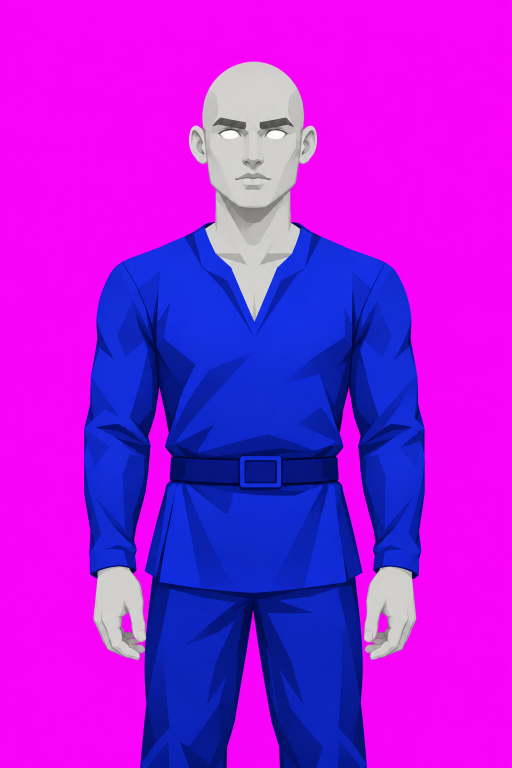
#> input picture art/character-outfits/outfit-basic-human.png, 1024 x 1536 px (shown at 1/2 size); its folder holds 4 pictures in this run
$ python key_character_outfits.py
#> lines starting #> are read from the running program, lines starting #| are printed output that depends on the picture; after the words box and inside, x2 and y2 are one past the last pixel; in counts of white or black regions, pixels touching at a corner belong together
#> in main, rgb is the input picture: shape (1536, 1024, 3); mean R, G, B 164.4, 27.1, 222
"""Cuts the dressed figures and fits every outfit to every race.

Input:
- art/character-outfits/outfit-basic-{race}.png: each race dressed by the AI,
  clothes in pure blue, on flat magenta. These are the races' figures: the
  skin, and the body shape every outfit is fitted to
- art/character-outfits/human/outfit-{name}.png: the human figure in each
  outfit, cloth in pure blue and trim (metal, leather, fur) in pure green

Output, in art/character-outfits/cut/:
- {race}.png: the skin, grey, to be tinted. It also fills the area under the
  clothes, so no gap shows at their edges
- hands-{race}.png: the bare hands alone, drawn over the clothes
- outfit-{name}-{race}-cloth.png and -trim.png: the outfit, grey, fitted to
  the race. Cloth takes the player's colour, trim a fixed colour per outfit
- anchors.json: where the head and eyes are, for fitting hair
- art/character-outfits/preview.png: every outfit on every race

The outfits are drawn once, on the human, and moved onto each race row by
row: each row of the race's figure is matched to a row of the human's, and
within a row the arms and the torso are stretched to the race's own.

Run with pillow, numpy and scipy:
    python3 scripts/key_character_outfits.py
"""

import json
from pathlib import Path

import numpy as np
from PIL import Image
from scipy import ndimage

ROOT = Path(__file__).resolve().parent.parent
SRC = ROOT / "art" / "character-outfits"
OUT = SRC / "cut"

RACES = ["human", "elf", "dwarf", "orc", "tiefling"]
OUTFITS = ["tunic", "leather", "chainmail", "plate", "robe", "ranger", "doublet", "fur", "coat", "cleric"]
W, H = 1024, 1536

MAGENTA = np.array([255.0, 0.0, 255.0])
# The grey range the clothes are stored in, as for hair.
GREY_DARK, GREY_LIGHT = 60.0, 235.0


def key_magenta(rgb):
    """The figure against the magenta: (alpha, colour without the magenta)."""
    a = rgb.astype(np.float32)
    r, g, b = a[..., 0], a[..., 1], a[..., 2]
    m = np.clip(np.minimum(r, b) - g, 0, 255) / 255.0
    alpha = np.clip(1.0 - m, 0, 1)
    clean = np.clip((a - m[..., None] * MAGENTA) / np.maximum(alpha, 1e-3)[..., None], 0, 255)
    # The magenta is not perfectly flat, which leaves a faint haze. Keep only
    # what lies close to the solid figure.
    body = ndimage.binary_opening(alpha > 0.9, iterations=3)
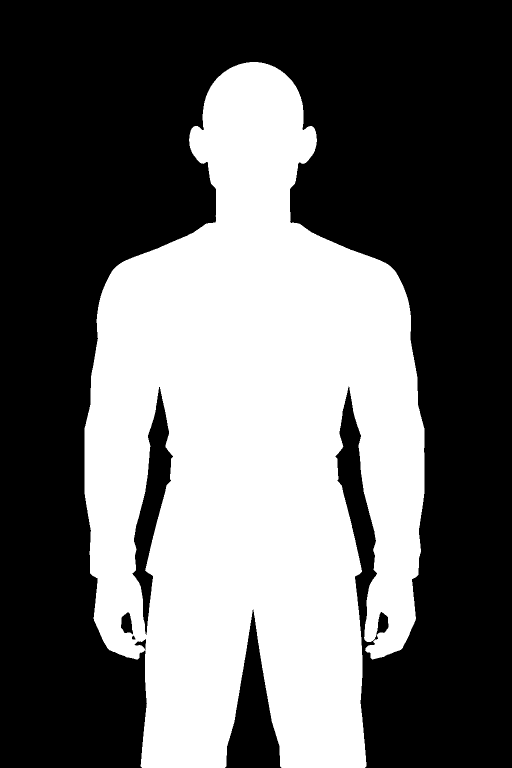
#> body: shape (1536, 1024) bool (shown at 1/2 size); 40.7% white; 1 white region, box (x1, y1, x2, y2) and area: (169, 124, 849, 1536) 640764
    alpha[~ndimage.binary_dilation(body, iterations=3)] = 0
    alpha[alpha < 0.03] = 0
#> alpha: shape (1536, 1024) float32; min 0, max 1, mean 0.41
    return alpha, clean


def materials(clean, alpha):
    """Which pixels of the figure are cloth (blue) and trim (green).

    Everything that is not skin is clothing: the skin is a light neutral
    grey. Dark outlines between parts carry almost no colour, so they join
    the material nearest to them. Returns (cloth share, trim share).
    """
    hi, lo = clean.max(axis=2), clean.min(axis=2)
    colourful = hi - lo > 25
#> colourful: shape (1536, 1024) bool; 61.4% white; 5918 black regions (5556 under 20 px), largest, box (x1, y1, x2, y2) and area: (1, 0, 1024, 1536) 553156, (674, 807, 750, 1126) 5667, (272, 941, 338, 1098) 2654
    skin = ~colourful & (clean.mean(axis=2) > 110)
#> skin: shape (1536, 1024) bool; 8.1% white; 5897 white regions (5823 under 20 px), largest, box (x1, y1, x2, y2) and area: (376, 120, 634, 641) 76212, (185, 1133, 292, 1321) 14946, (728, 1134, 835, 1320) 14756
    worn = (alpha > 0.03) & ~skin
#> worn: shape (1536, 1024) bool; 35.2% white; 168 white regions (131 under 20 px), largest, box (x1, y1, x2, y2) and area: (166, 438, 852, 1536) 548746, (519, 235, 587, 258) 877, (426, 235, 492, 258) 862
    blue = colourful & (clean[..., 2] >= clean[..., 1])
#> blue: shape (1536, 1024) bool; 53.3% white; 3072 black regions (2949 under 20 px), largest, box (x1, y1, x2, y2) and area: (0, 0, 1024, 1536) 714101, (456, 1230, 560, 1536) 6529, (507, 1392, 546, 1494) 928
    green = colourful & (clean[..., 1] > clean[..., 2])
#> green: shape (1536, 1024) bool; 8.1% white in thin lines or dots
    # Drop specks of colour, such as a fringe on the skin.
    for mask in (blue, green):
        labels, count = ndimage.label(mask)
        sizes = ndimage.sum(mask, labels, index=range(1, count + 1))
        mask &= np.isin(labels, [i + 1 for i, s in enumerate(sizes) if s > 40])
#> this loop made 2 passes
#> count on passes 1 to 2: 28722, 28622
#> pass 1, in materials, `labels, count = ndimage.label(mask)`:
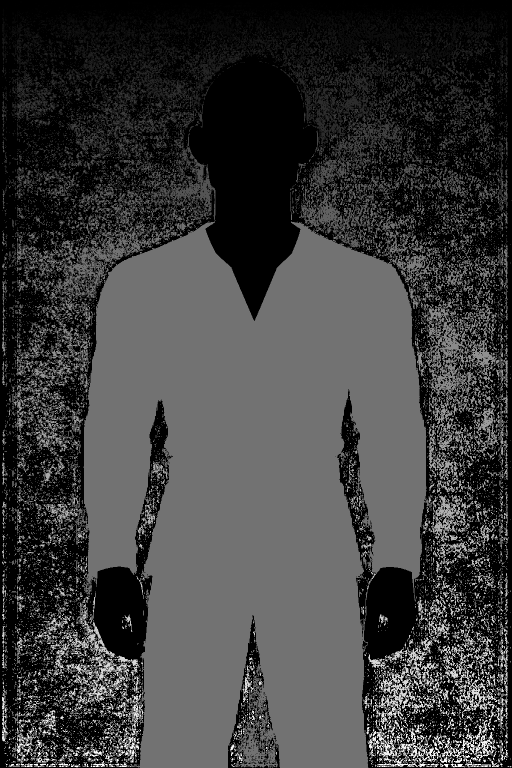
#> labels: shape (1536, 1024) int32 (shown at 1/2 size); min 0, max 28722, mean 6938.8; drawn with min black and max white
    if not (blue | green).any():
        return np.zeros((H, W)), np.zeros((H, W))
    # Dark outlines take the material of the nearest coloured pixel.
    _, (iy, ix) = ndimage.distance_transform_edt(~(blue | green), return_indices=True)
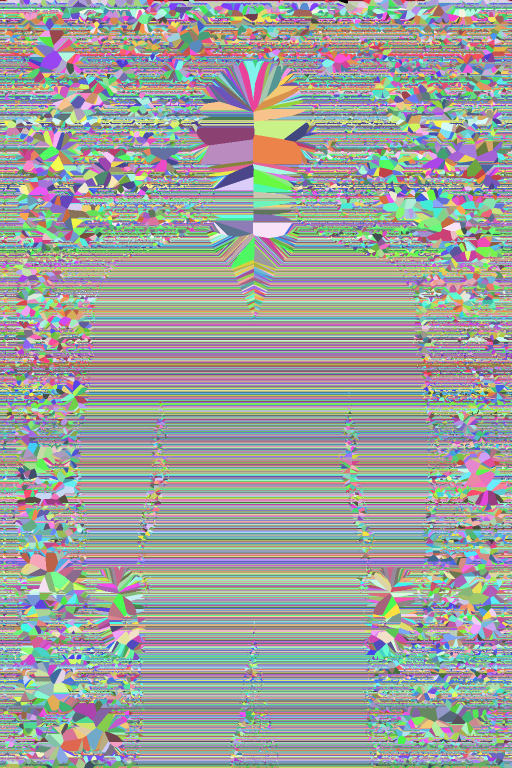
#> iy: shape (1536, 1024) int32 (shown at 1/2 size); 1536 distinct labels, from 0 to 1535; one colour per label, 0 black
    near_blue = blue[iy, ix]
#> near_blue: shape (1536, 1024) bool; 85.6% white; 51 black regions, largest, box (x1, y1, x2, y2) and area: (2, 0, 341, 813) 47221, (0, 829, 178, 1536) 44128, (822, 0, 1024, 1536) 43059
    dist = ndimage.distance_transform_edt(~(blue | green))
    worn &= dist < 12
#> worn: shape (1536, 1024) bool; 35% white; 142 white regions (111 under 20 px), largest, box (x1, y1, x2, y2) and area: (166, 438, 852, 1536) 548746, (184, 1175, 209, 1290) 196, (580, 369, 591, 440) 131
    cloth = (worn & near_blue).astype(np.float32)
#> cloth: shape (1536, 1024) float32; values 0 (black) and 1 (white), 34.9% white; 90 white regions (69 under 20 px), largest, box (x1, y1, x2, y2) and area: (167, 438, 852, 1536) 547324, (184, 1183, 209, 1290) 178, (402, 194, 410, 256) 112
    trim = (worn & ~near_blue).astype(np.float32)
#> trim: shape (1536, 1024) float32; values 0 (black) and 1 (white), 0.15% white in thin lines or dots, all inside (x1, y1, x2, y2) = (166, 121, 850, 1532)
    # Soften the edge against the skin by one pixel.
    return ndimage.uniform_filter(cloth, 2) * worn, ndimage.uniform_filter(trim, 2) * worn


# [11 lines left out: function marker, not called in this run]


def figure(rgb):
    """A race's dressed figure: (skin RGBA, hands RGBA, whole-figure alpha)."""
    alpha, clean = key_magenta(rgb)
    cloth, trim = materials(clean, alpha)
    share = cloth + trim
    # The skin: its own colour where there is no cloth, else the colour of
    # the nearest pure skin, so the area under the clothes is filled.
    pure = (share < 0.05) & (alpha > 0.5)
#> pure: shape (1536, 1024) bool; 6.8% white; 3 white regions, box (x1, y1, x2, y2) and area: (378, 123, 634, 641) 77690, (187, 1133, 292, 1320) 14610, (728, 1134, 833, 1320) 14491
    _, (sy, sx) = ndimage.distance_transform_edt(~pure, return_indices=True)
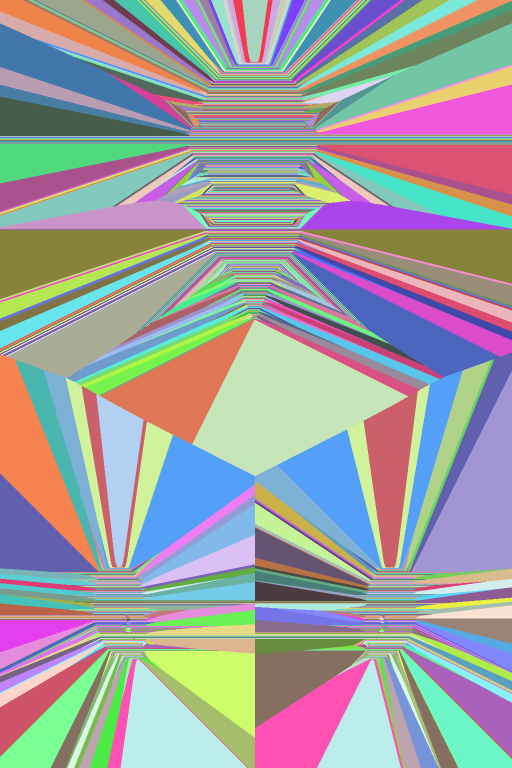
#> sy: shape (1536, 1024) int32 (shown at 1/2 size); 705 distinct labels, from 123 to 1319; one colour per label, 0 black
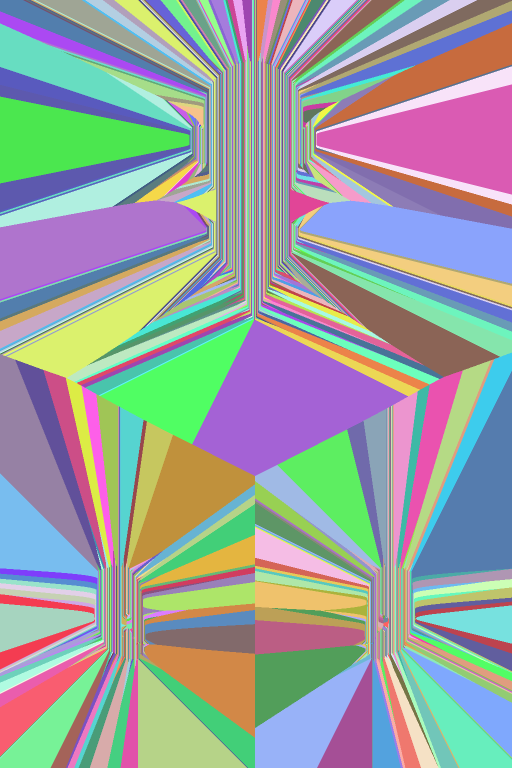
#> sx: shape (1536, 1024) int32 (shown at 1/2 size); 466 distinct labels, from 187 to 832; one colour per label, 0 black
    skin_rgb = np.where(pure[..., None], clean, clean[sy, sx])
    skin_rgb[:] = skin_rgb.mean(axis=2, keepdims=True)
    # Under the clothes, the skin is only kept around the neck and chest,
    # for outfits with a lower collar. Further down, an outfit that leaves a
    # gap should show the background, as it does on the human it was drawn on.
    covered = share >= 0.05
    upper = pure.copy()
    upper[int(H * 0.5) :] = False
#> upper: shape (1536, 1024) bool; 4.9% white; 1 white region, box (x1, y1, x2, y2) and area: (378, 123, 634, 641) 77690
    chest = ndimage.distance_transform_edt(~upper) < 90
#> chest: shape (1536, 1024) bool; 13.8% white; 1 white region, box (x1, y1, x2, y2) and area: (289, 34, 723, 730) 217048
    skin = np.dstack([skin_rgb, alpha * 255 * (~covered | chest)])
#> skin: shape (1536, 1024, 4) float64
    # The hands: the bare skin in the lower part of the figure.
    hands = skin.copy()
    hands[..., 3] *= 1 - share
    hands[: int(H * 0.6), :, 3] = 0
    # Only the two hands, not skin showing between the clothes elsewhere.
    labels, count = ndimage.label(ndimage.binary_dilation(hands[..., 3] > 128, iterations=2))
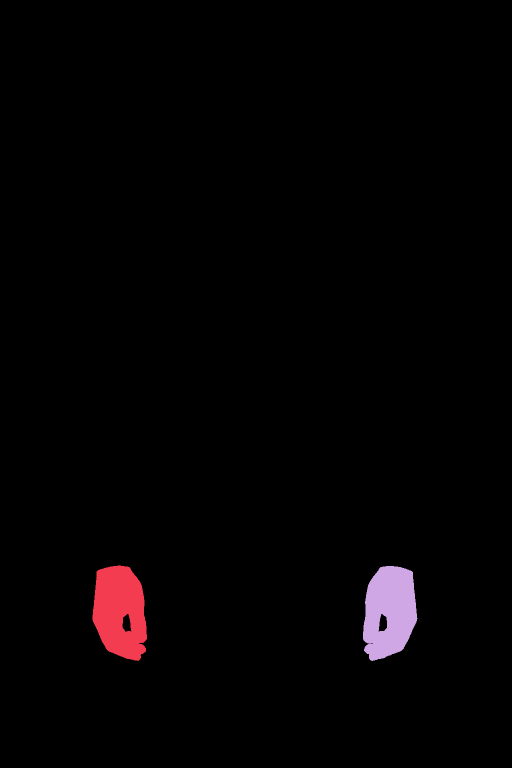
#> labels: shape (1536, 1024) int32 (shown at 1/2 size); 3 distinct labels, from 0 to 2; one colour per label, 0 black
#> count = 2
    sizes = ndimage.sum(hands[..., 3] > 128, labels, index=range(1, count + 1))
#> sizes = [14608, 14489]
    two = np.argsort(sizes)[::-1][:2] + 1
#> two = [1, 2]
    hands[~np.isin(labels, two), 3] = 0
    return skin, hands, alpha


def landmarks(skin):
    """Where the head and eyes are, in canvas pixels."""
    solid = skin[..., 3] > 128
#> solid: shape (1536, 1024) bool; 9.8% white; 3 white regions, box (x1, y1, x2, y2) and area: (327, 123, 685, 730) 125618, (187, 1133, 292, 1320) 14608, (728, 1134, 833, 1320) 14489
    white = (skin[..., :3].min(axis=2) > 240) & solid
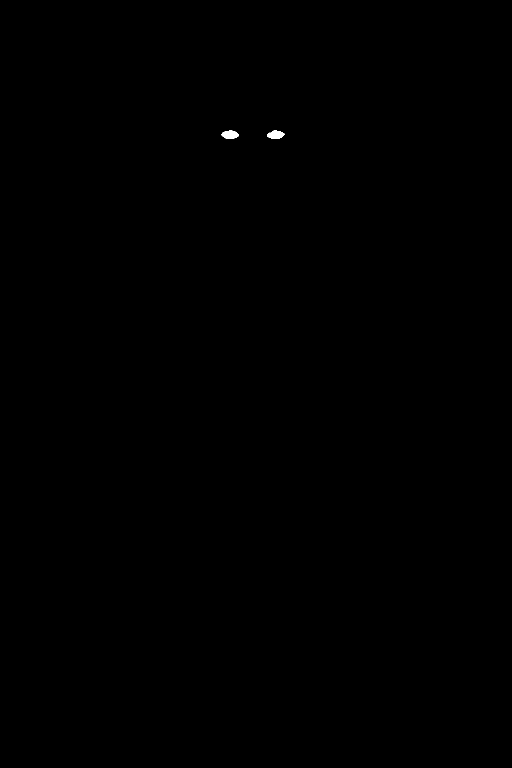
#> white: shape (1536, 1024) bool (shown at 1/2 size); 0.05% white; 2 white regions, box (x1, y1, x2, y2) and area: (442, 261, 477, 278) 435, (534, 261, 570, 278) 427
    white[H // 2 :] = False
    labels, count = ndimage.label(white)
#> count = 2
    sizes = ndimage.sum(white, labels, index=range(1, count + 1))
#> sizes = [435, 427]
    two = np.argsort(sizes)[::-1][:2] + 1
#> two = [1, 2]
    eyes = []
    for i in two:
        ys, xs = np.where(labels == i)
        eyes.append([round(float(xs.mean()), 1), round(float(ys.mean()), 1)])
#> this loop made 2 passes
#> after the loop, eyes = [[459.7, 269.1], [551, 269.3]]
    eyes.sort()
    rows = np.where(solid.any(axis=1))[0]
#> rows = 794 values from 123 to 1319
    return {
        "top": int(rows[0]),
        "centerX": round((eyes[0][0] + eyes[1][0]) / 2, 1),
        "eyeY": round((eyes[0][1] + eyes[1][1]) / 2, 1),
        "eyes": {"left": eyes[0], "right": eyes[1]},
    }


def runs(row):
    """The solid stretches of one row, as a flat list of their edges."""
    d = np.diff(np.r_[0, row.astype(np.int8), 0])
    starts, ends = np.where(d == 1)[0], np.where(d == -1)[0]
    edges = []
    for s, e in zip(starts, ends):
        if e - s > 6:
            edges += [s, e]
    return edges


def levels(mask, eye_y, hands):
    """Rows that line up between two figures: top, eyes, armpits, wrists, bottom."""
#> called with eye_y = 269.2
    rows = np.where(mask.any(axis=1))[0]
#> rows = 1413 values from 123 to 1535
    top = rows[0]
#> top = 123
    start = int(eye_y + 150)
    armpit = next(y for y in range(start, H) if len(runs(mask[y])) >= 6)
#> armpit = 776
    wrist = int(np.where((hands[..., 3] > 128).any(axis=1))[0][0])
#> wrist = 1133
    return np.array([top, eye_y, armpit, wrist, H - 1], float)


# [50 lines left out: functions body_map, fill_hand_holes, warp, not called in this run]


def to_img(arr):
    return Image.fromarray(np.clip(arr, 0, 255).astype(np.uint8))


# [30 lines left out: functions tint, preview, not called in this run]


def main():
    OUT.mkdir(parents=True, exist_ok=True)
    anchors, skins, hands, masks, lv = {}, {}, {}, {}, {}
    for race in RACES:
#> (the run stopped early here; a loop or call above may not have finished)
